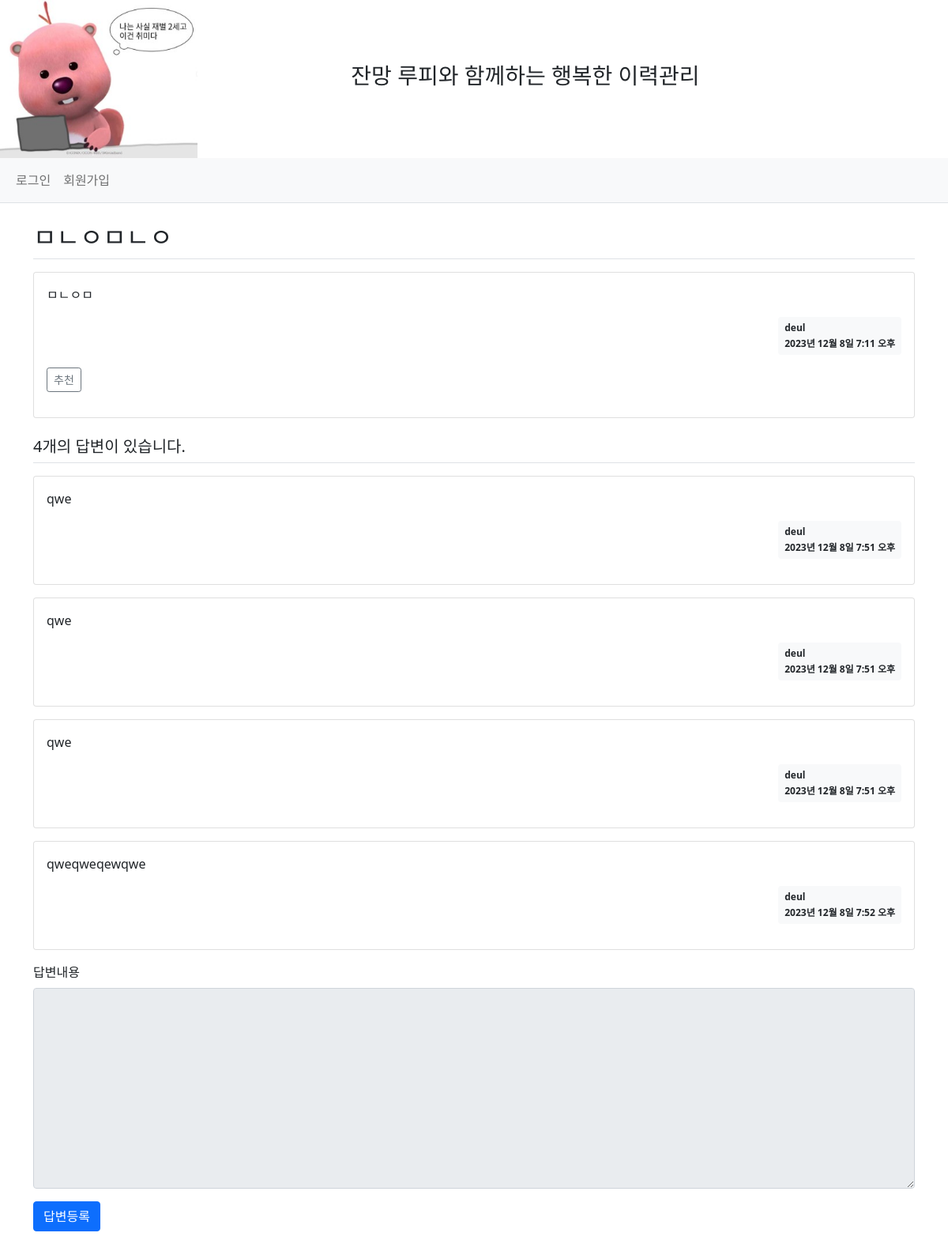
Page /qna/detail/12/ on the committed database.
### qna/models.py (models this page shows)
class Question(models.Model):
    author=models.ForeignKey(User,on_delete=models.CASCADE,related_name='author_question')
    subject = models.CharField(max_length=200)
    content = models.TextField()
    create_date = models.DateTimeField()
    modify_date=models.DateTimeField(null=True, blank=True)
    voter=models.ManyToManyField(User,related_name='voter_question')

class Answer(models.Model):
    author=models.ForeignKey(User, on_delete=models.CASCADE, related_name='author_answer')
    question = models.ForeignKey(Question, on_delete=models.CASCADE)
    content = models.TextField()
    create_date = models.DateTimeField()
    modify_date=models.DateTimeField(null=True,blank=True)
    vorter=models.ManyToManyField(User, related_name='vorter_answer')

### qna/views/base_views.py (the view)
# urls.py: path('detail/<int:question_id>/',base_views.detail, name='detail'),
def detail(request, question_id):
    question = get_object_or_404(Question, pk=question_id)
    context = {'question': question}
    return render(request, 'qna/qna_detail.html', context)

### qna/templatetags/qna_filter.py (called while the page is built)
@register.filter
def mark(value):
    extensions = ["nl2br", "fenced_code"]
    return mark_safe(markdown.markdown(value, extensions=extensions))

### templates/qna/qna_detail.html (shortened to what this page needs)
{% extends 'base.html' %}
{% load static %}
{% load qna_filter %}
{% block content %}
<div class="container my-3">
    <h2 class="border-bottom py-2">{{ question.subject }}</h2>
    <div class="card my-3">
        <div class="card-body">
            <div class="card-text">{{ question.content|mark }}</div>
            <div class="d-flex justify-content-end">
		    <div class="badge bg-light text-dark p-2 text-start">
			<div class="mb-2">{{ question.author.username }}</div>
			<div>{{ question.create_date }}</div>
                </div>
            </div>
	    <div class="my-3">
		    <a href="javascript:void(0)" data-uri="{% url 'qna:question_vote' question.id  %}"
               class="recommend btn btn-sm btn-outline-secondary"> 추천
            </a>
        </div>
        </div>
    </div>
    <h5 class="border-bottom my-3 py-2">{{question.answer_set.count}}개의 답변이 있습니다.</h5>
    {% for answer in question.answer_set.all %}
    <div class="card my-3">
        <div class="card-body">
            <div class="card-text">{{ answer.content|mark }}</div>
            <div class="d-flex justify-content-end">
                <div class="badge bg-light text-dark p-2 text-start">
			<div class="mb-2">{{ answer.author.username }}</div>
                    	<div>{{ answer.create_date }}</div>
                </div>
            </div>
        </div>
    </div>
    {% endfor %}
    <form action="{% url 'qna:answer_create' question.id %}" method="post" class="my-3">
        <div class="mb-3">
            <label for="content" class="form-label">답변내용</label>
	    <textarea {% if not user.is_authenticated %}disabled{% endif %}
              name="content" id="content" class="form-control" rows="10"></textarea>
        </div>
        <input type="submit" value="답변등록" class="btn btn-primary">
    </form>
</div>
{% endblock %}

### templates/base.html (shortened to what this page needs)
{% load static %}
<!doctype html>
<html lang="ko">
<head>
</head>
<body>
    <div style="display:flex; align-items:center;">
        <a href="http://192.168.56.101:8000/resume/"><img src="{% static 'rooprich.jpg' %}" style="width:250px;height:200px;"></a>
        <h3 style="text-align:center; width:100%; margin-right:10%;">잔망 루피와 함께하는 행복한 이력관리</h3>
    </div>
    {% include "navbar.html" %}
    {% block content %}
    {% endblock %}
</body>
</html>

### templates/navbar.html (shortened to what this page needs)
{% load static %}
<link rel="stylesheet" type="text/css" href="{% static 'bootstrap.min.css' %}">
<nav class="navbar navbar-expand-lg navbar-light bg-light border-bottom">
    <div class="container-fluid">
        <div class="collapse navbar-collapse" id="navbarSupportedContent">
            <ul class="navbar-nav me-auto mb-2 mb-lg-0">
                <li class="nav-item">
			{% if user.is_authenticated %}
    			<a class="nav-link" href="{% url 'common:logout' %}">{{ user.username }} (로그아웃)</a>
			<a class="nav-link" href="{% url 'qna:list' %}">QNA</a>
    			{% else %}
			<a class="nav-link" href="{% url 'common:login' %}">로그인</a>
                	{% endif %}
		</li>
		<li>
                    {% if not user.is_authenticated %}
                    <a class="nav-link" href="{% url 'common:signup' %}">회원가입</a>
                    {% endif %}
                </li>
            </ul>
        </div>
    </div>
</nav>

### rows in the picture
Question: subject "ㅁㄴㅇㅁㄴㅇ", content|mark "ㅁㄴㅇㅁ", author.username "deul", create_date "2023년 12월 8일 7:11 오후", answer_set.count "4"
Answer: content|mark "qwe", author.username "deul", create_date "2023년 12월 8일 7:51 오후"
Answer: content|mark "qwe", author.username "deul", create_date "2023년 12월 8일 7:51 오후"
Answer: content|mark "qwe", author.username "deul", create_date "2023년 12월 8일 7:51 오후"
Answer: content|mark "qweqweqewqwe", author.username "deul", create_date "2023년 12월 8일 7:52 오후"
